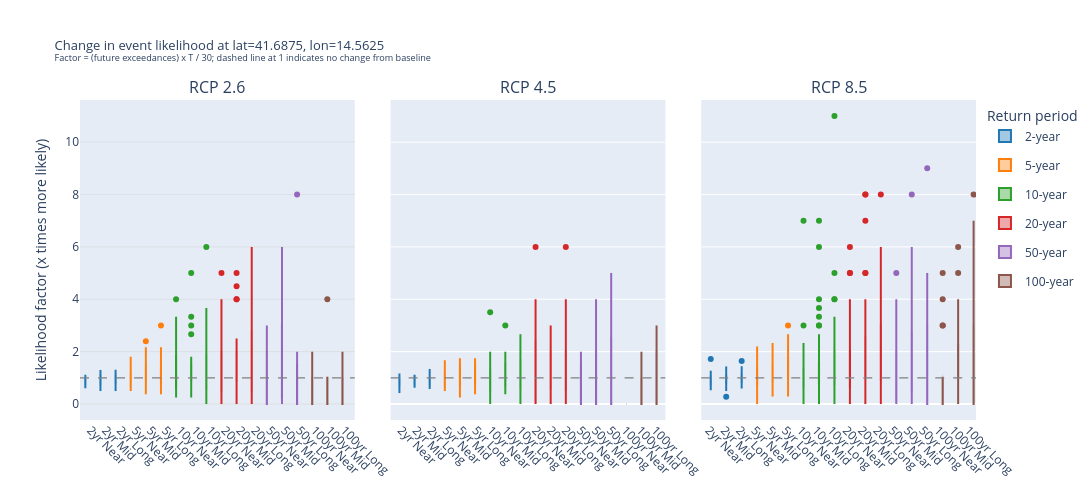

The code cell stored with this chart in its notebook:
### Markdown cell above
### Local changes

The following plots focus on the sample grid point and show how the return period and event likelihood change from the historical baseline to each future time horizon, for all three RCP scenarios and all ensemble members.

### Code cell
# -- Plot B: "x times more likely" boxplot at the sample grid point --
# X-axis: grouped by return period (6) then future period (3) = 18 boxes per RCP panel
# Y-axis: likelihood factor = n_exceed * T / 30
# Color:  return period category
# Panels: one per RCP scenario (3 columns)

# Subset future_rp_df to the sample grid point
sample_fp = future_rp_df[
    (future_rp_df['lat'] == sample_lat) &
    (future_rp_df['lon'] == sample_lon)
]

rp_all     = [2, 5, 10, 20, 50, 100]
rp_all_hex = {
    2:   '#1f77b4',
    5:   '#ff7f0e',
    10:  '#2ca02c',
    20:  '#d62728',
    50:  '#9467bd',
    100: '#8c564b',
}
period_abbrev = {
    'Near-term (2021-2050)': 'Near',
    'Mid-term (2041-2070)':  'Mid',
    'Long-term (2071-2100)': 'Long',
}

fig = make_subplots(
    rows=1, cols=3,
    subplot_titles=[rcp_labels[r] for r in rcps],
    shared_yaxes=True,
    horizontal_spacing=0.04,
)

for col_idx, rcp in enumerate(rcps, start=1):
    rcp_data = sample_fp[sample_fp['rcp'] == rcp]

    for rp_val in rp_all:
        rp_data_rp = rcp_data[rcp_data['return_period'] == rp_val]
        show_leg   = (col_idx == 1)

        for period_name in future_period_names:
            period_data = rp_data_rp[rp_data_rp['period'] == period_name]
            x_label     = f'{rp_val}yr {period_abbrev[period_name]}'

            fig.add_trace(go.Box(
                y=period_data['factor'],
                x=[x_label] * len(period_data),
                name=f'{rp_val}-year' if show_leg and period_name == future_period_names[0] else None,
                legendgroup=str(rp_val),
                showlegend=show_leg and period_name == future_period_names[0],
                marker_color=rp_all_hex[rp_val],
                line_color=rp_all_hex[rp_val],
                fillcolor=f"rgba({','.join(str(int(rp_all_hex[rp_val].lstrip('#')[i:i+2],16)) for i in (0,2,4))},0.4)",
                boxmean=True,
                hovertemplate=(
                    f'{rp_val}-yr {period_abbrev[period_name]}<br>'
                    'Factor: %{y:.2f}<extra></extra>'
                ),
            ), row=1, col=col_idx)

    # Reference line at factor = 1 (no change)
    fig.add_hline(y=1, line_dash='dash', line_color='grey', line_width=1.2,
                  row=1, col=col_idx)

    fig.update_xaxes(
        tickangle=45,
        showgrid=False,
        row=1, col=col_idx,
    )

fig.update_yaxes(
    title_text='Likelihood factor (x times more likely)',
    showgrid=True, gridcolor='lightgrey', gridwidth=0.5,
    zeroline=False,
    row=1, col=1,
)
fig.update_layout(
    title=dict(
        text=(
            f'Change in event likelihood at lat={sample_lat}, lon={sample_lon}<br>'
            f'<sup>Factor = (future exceedances) x T / 30; '
            f'dashed line at 1 indicates no change from baseline</sup>'
        ),
        font=dict(size=13),
    ),
    boxmode='group',
    legend=dict(title='Return period', x=1.01, y=0.99, xanchor='left', yanchor='top'),
    width=1200,
    height=500,
)
fig.show()
